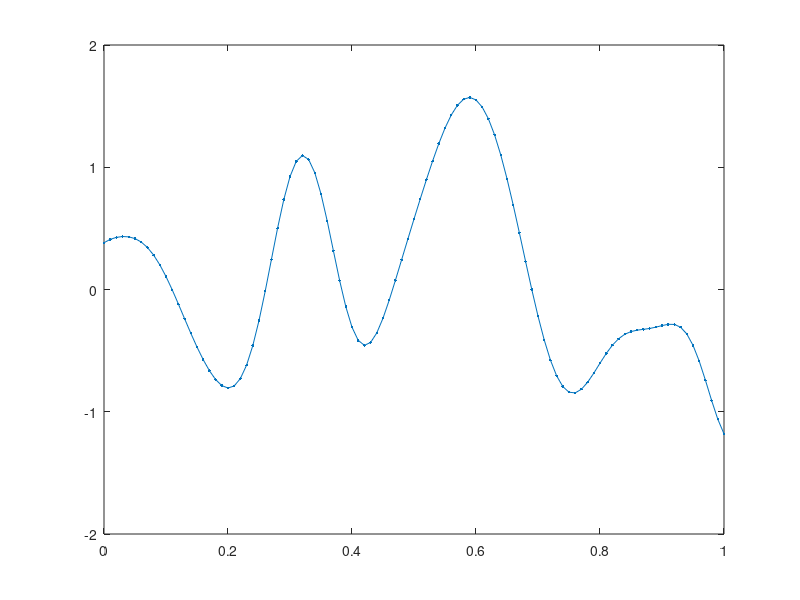

This figure's MATLAB source:
    % Credits: mathematicalmonk: mathematicalmonk's channel
    % Choose a kernel (covariance function) 
    kernel = 3; 
     
    switch kernel
        case 1; k = @(x,y) 1*x'*y; % Linear 
        case 2; k = @(x,y) 1*min(x,y); % Brownian
        case 3; k = @(x,y) exp(-100*(x-y)'*(x-y)) % Squared exponential
        case 4; k = @(x,y) exp(-1*sqrt((x-y)'*(x-y)))
        case 5; k = @(x,y) exp(-1*sin(50*pi*(x-y))^2) % Periodic
        case 6; k = @(x,y) exp(-100*min(abs(x-y), abs(x+y))^2)
    end  
            
    % Choose points at which to sample 15
    x= (0:.01:1); 
    n = length(x); 
     
    % Construct the covariance matrix 
    C = zeros(n,n);
    for i = 1:n 
        for j = 1:n 
            C(i,j)= k(x(i),x(j));
        end
    end
     
    % Sample from the Gaussian process at these points
    u = randn(n,1); % sample u ~ N(0, I)
    [A, S, B] = svd(C); % factor C = ASB'. Possible because C is symmetric. Notice in fact C = ASA' = (A * (sqrt(S))) * (A *(sqrt(S)))'
    % See PP 6.6 minute 6:11: Fact a: 
    z = A*sqrt(S)*u; % z = A S^.5 u 
     
    % Plot 
    figure(2); hold on; clf
    plot(x,z,'.-')
    axis([0, 1, -2, 2])